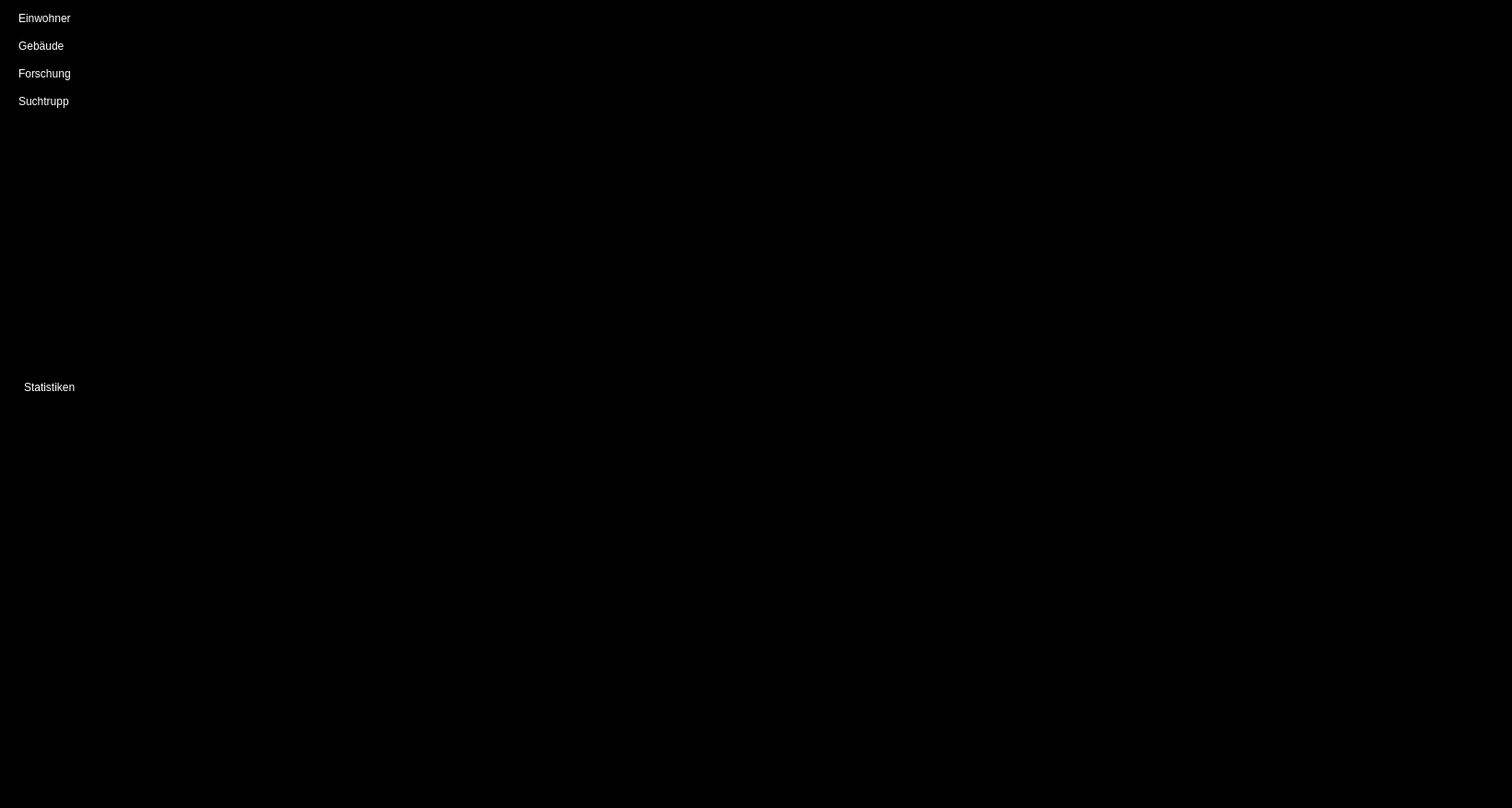
<?xml version="1.0" encoding="UTF-8"?>
<ui version="4.0">
 <class>MainWindow</class>
 <widget class="QMainWindow" name="MainWindow">
  <property name="geometry">
   <rect>
    <x>0</x>
    <y>0</y>
    <width>1640</width>
    <height>876</height>
   </rect>
  </property>
  <property name="windowTitle">
   <string>Game</string>
  </property>
  <property name="styleSheet">
   <string notr="true">background-color: rgb(0, 0, 0);
color: rgb(255, 255, 255);</string>
  </property>
  <widget class="QWidget" name="centralwidget">
   <widget class="QWidget" name="widgetSite" native="true">
    <property name="geometry">
     <rect>
      <x>150</x>
      <y>50</y>
      <width>1271</width>
      <height>781</height>
     </rect>
    </property>
    <property name="sizePolicy">
     <sizepolicy hsizetype="MinimumExpanding" vsizetype="MinimumExpanding">
      <horstretch>0</horstretch>
      <verstretch>0</verstretch>
     </sizepolicy>
    </property>
    <property name="sizeIncrement">
     <size>
      <width>0</width>
      <height>0</height>
     </size>
    </property>
    <layout class="QVBoxLayout" name="verticalLayout">
     <item>
      <layout class="QGridLayout" name="framelayout"/>
     </item>
    </layout>
   </widget>
   <widget class="QLabel" name="testLabel">
    <property name="geometry">
     <rect>
      <x>20</x>
      <y>10</y>
      <width>71</width>
      <height>20</height>
     </rect>
    </property>
    <property name="text">
     <string>Einwohner</string>
    </property>
   </widget>
   <widget class="QLabel" name="testLabel_2">
    <property name="geometry">
     <rect>
      <x>20</x>
      <y>40</y>
      <width>71</width>
      <height>20</height>
     </rect>
    </property>
    <property name="text">
     <string>Gebäude</string>
    </property>
   </widget>
   <widget class="QLabel" name="labelNews">
    <property name="geometry">
     <rect>
      <x>140</x>
      <y>-1</y>
      <width>1411</width>
      <height>41</height>
     </rect>
    </property>
    <property name="styleSheet">
     <string notr="true">color: rgb(255, 0, 4);</string>
    </property>
    <property name="text">
     <string/>
    </property>
    <property name="alignment">
     <set>Qt::AlignCenter</set>
    </property>
   </widget>
   <widget class="QLabel" name="warnLabel">
    <property name="geometry">
     <rect>
      <x>1580</x>
      <y>20</y>
      <width>20</width>
      <height>16</height>
     </rect>
    </property>
    <property name="text">
     <string/>
    </property>
   </widget>
   <widget class="QLabel" name="labelNahrung">
    <property name="geometry">
     <rect>
      <x>1440</x>
      <y>50</y>
      <width>171</width>
      <height>781</height>
     </rect>
    </property>
    <property name="text">
     <string/>
    </property>
    <property name="alignment">
     <set>Qt::AlignHCenter|Qt::AlignTop</set>
    </property>
   </widget>
   <widget class="QLabel" name="testLabel_3">
    <property name="geometry">
     <rect>
      <x>26</x>
      <y>410</y>
      <width>71</width>
      <height>20</height>
     </rect>
    </property>
    <property name="text">
     <string>Statistiken</string>
    </property>
   </widget>
   <widget class="QLabel" name="testLabel_4">
    <property name="geometry">
     <rect>
      <x>20</x>
      <y>70</y>
      <width>71</width>
      <height>20</height>
     </rect>
    </property>
    <property name="text">
     <string>Forschung</string>
    </property>
   </widget>
   <widget class="QLabel" name="testLabel_5">
    <property name="geometry">
     <rect>
      <x>20</x>
      <y>100</y>
      <width>71</width>
      <height>20</height>
     </rect>
    </property>
    <property name="text">
     <string>Suchtrupp</string>
    </property>
   </widget>
  </widget>
  <widget class="QMenuBar" name="menubar">
   <property name="geometry">
    <rect>
     <x>0</x>
     <y>0</y>
     <width>1640</width>
     <height>24</height>
    </rect>
   </property>
  </widget>
  <widget class="QStatusBar" name="statusbar"/>
 </widget>
 <resources/>
 <connections/>
</ui>
